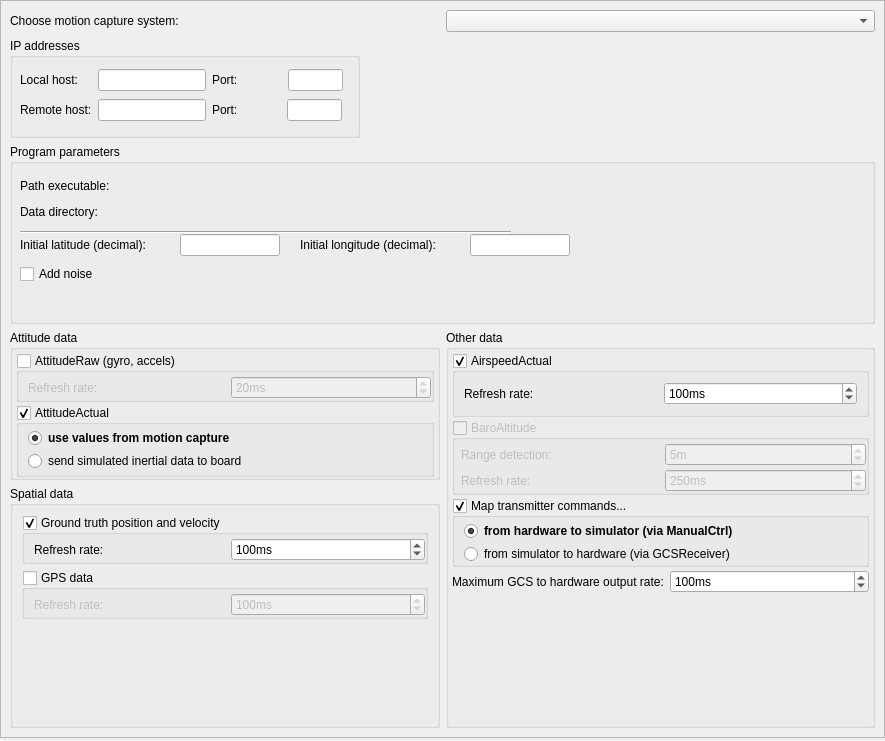
<?xml version="1.0" encoding="UTF-8"?>
<ui version="4.0">
 <class>MoCapOptionsPage</class>
 <widget class="QWidget" name="MoCapOptionsPage">
  <property name="geometry">
   <rect>
    <x>0</x>
    <y>0</y>
    <width>885</width>
    <height>741</height>
   </rect>
  </property>
  <property name="sizePolicy">
   <sizepolicy hsizetype="Preferred" vsizetype="Preferred">
    <horstretch>0</horstretch>
    <verstretch>0</verstretch>
   </sizepolicy>
  </property>
  <property name="minimumSize">
   <size>
    <width>0</width>
    <height>0</height>
   </size>
  </property>
  <property name="windowTitle">
   <string>Form</string>
  </property>
  <layout class="QVBoxLayout" name="verticalLayout">
   <property name="spacing">
    <number>3</number>
   </property>
   <property name="leftMargin">
    <number>0</number>
   </property>
   <property name="topMargin">
    <number>0</number>
   </property>
   <property name="rightMargin">
    <number>0</number>
   </property>
   <property name="bottomMargin">
    <number>3</number>
   </property>
   <item>
    <widget class="QScrollArea" name="scrollArea">
     <property name="widgetResizable">
      <bool>true</bool>
     </property>
     <widget class="QWidget" name="scrollAreaWidgetContents">
      <property name="geometry">
       <rect>
        <x>0</x>
        <y>0</y>
        <width>883</width>
        <height>736</height>
       </rect>
      </property>
      <layout class="QVBoxLayout" name="verticalLayout_10">
       <item>
        <layout class="QHBoxLayout" name="horizontalLayout">
         <item>
          <widget class="QLabel" name="chooseMotionCaptureLabel">
           <property name="text">
            <string>Choose motion capture system:</string>
           </property>
          </widget>
         </item>
         <item>
          <widget class="QComboBox" name="chooseMotionCapture"/>
         </item>
        </layout>
       </item>
       <item>
        <widget class="QGroupBox" name="groupBox_3">
         <property name="sizePolicy">
          <sizepolicy hsizetype="Preferred" vsizetype="Preferred">
           <horstretch>0</horstretch>
           <verstretch>0</verstretch>
          </sizepolicy>
         </property>
         <property name="minimumSize">
          <size>
           <width>0</width>
           <height>100</height>
          </size>
         </property>
         <property name="maximumSize">
          <size>
           <width>350</width>
           <height>16777215</height>
          </size>
         </property>
         <property name="title">
          <string>IP addresses</string>
         </property>
         <widget class="QWidget" name="layoutWidget">
          <property name="geometry">
           <rect>
            <x>10</x>
            <y>30</y>
            <width>323</width>
            <height>24</height>
           </rect>
          </property>
          <layout class="QHBoxLayout" name="horizontalLayout_7">
           <item>
            <widget class="QLabel" name="label_6">
             <property name="text">
              <string>Local host:    </string>
             </property>
            </widget>
           </item>
           <item>
            <widget class="QLineEdit" name="hostAddress">
             <property name="sizePolicy">
              <sizepolicy hsizetype="Fixed" vsizetype="Fixed">
               <horstretch>0</horstretch>
               <verstretch>0</verstretch>
              </sizepolicy>
             </property>
             <property name="maximumSize">
              <size>
               <width>125</width>
               <height>16777215</height>
              </size>
             </property>
             <property name="toolTip">
              <string>For communication with sim computer via network. Should be the IP address of one of the interfaces of the GCS computer.</string>
             </property>
             <property name="text">
              <string/>
             </property>
             <property name="alignment">
              <set>Qt::AlignRight|Qt::AlignTrailing|Qt::AlignVCenter</set>
             </property>
            </widget>
           </item>
           <item>
            <widget class="QLabel" name="label_5">
             <property name="text">
              <string>Port:</string>
             </property>
            </widget>
           </item>
           <item>
            <widget class="QLineEdit" name="inputPort">
             <property name="sizePolicy">
              <sizepolicy hsizetype="Fixed" vsizetype="Fixed">
               <horstretch>0</horstretch>
               <verstretch>0</verstretch>
              </sizepolicy>
             </property>
             <property name="maximumSize">
              <size>
               <width>55</width>
               <height>16777215</height>
              </size>
             </property>
             <property name="toolTip">
              <string>IP port for receiving data from sim</string>
             </property>
             <property name="text">
              <string/>
             </property>
             <property name="alignment">
              <set>Qt::AlignRight|Qt::AlignTrailing|Qt::AlignVCenter</set>
             </property>
            </widget>
           </item>
          </layout>
         </widget>
         <widget class="QWidget" name="layoutWidget1">
          <property name="geometry">
           <rect>
            <x>10</x>
            <y>60</y>
            <width>322</width>
            <height>24</height>
           </rect>
          </property>
          <layout class="QHBoxLayout" name="horizontalLayout_8">
           <item>
            <widget class="QLabel" name="label_9">
             <property name="text">
              <string>Remote host:</string>
             </property>
            </widget>
           </item>
           <item>
            <widget class="QLineEdit" name="remoteAddress">
             <property name="sizePolicy">
              <sizepolicy hsizetype="Fixed" vsizetype="Fixed">
               <horstretch>0</horstretch>
               <verstretch>0</verstretch>
              </sizepolicy>
             </property>
             <property name="maximumSize">
              <size>
               <width>125</width>
               <height>16777215</height>
              </size>
             </property>
             <property name="toolTip">
              <string>Only required if running simulator on remote machine. Should be the IP of the machine on which the simulator is running.</string>
             </property>
             <property name="alignment">
              <set>Qt::AlignRight|Qt::AlignTrailing|Qt::AlignVCenter</set>
             </property>
            </widget>
           </item>
           <item>
            <widget class="QLabel" name="label_4">
             <property name="text">
              <string>Port:</string>
             </property>
            </widget>
           </item>
           <item>
            <widget class="QLineEdit" name="outputPort">
             <property name="sizePolicy">
              <sizepolicy hsizetype="Fixed" vsizetype="Fixed">
               <horstretch>0</horstretch>
               <verstretch>0</verstretch>
              </sizepolicy>
             </property>
             <property name="maximumSize">
              <size>
               <width>55</width>
               <height>16777215</height>
              </size>
             </property>
             <property name="toolTip">
              <string>IP port for sending data to sim</string>
             </property>
             <property name="alignment">
              <set>Qt::AlignRight|Qt::AlignTrailing|Qt::AlignVCenter</set>
             </property>
            </widget>
           </item>
          </layout>
         </widget>
        </widget>
       </item>
       <item>
        <widget class="QGroupBox" name="groupBox_4">
         <property name="minimumSize">
          <size>
           <width>0</width>
           <height>180</height>
          </size>
         </property>
         <property name="title">
          <string>Program parameters</string>
         </property>
         <widget class="Utils::PathChooser" name="dataPath" native="true">
          <property name="geometry">
           <rect>
            <x>120</x>
            <y>60</y>
            <width>401</width>
            <height>16</height>
           </rect>
          </property>
          <property name="sizePolicy">
           <sizepolicy hsizetype="MinimumExpanding" vsizetype="Preferred">
            <horstretch>0</horstretch>
            <verstretch>0</verstretch>
           </sizepolicy>
          </property>
         </widget>
         <widget class="QLabel" name="label_2">
          <property name="geometry">
           <rect>
            <x>10</x>
            <y>60</y>
            <width>94</width>
            <height>16</height>
           </rect>
          </property>
          <property name="sizePolicy">
           <sizepolicy hsizetype="Fixed" vsizetype="Preferred">
            <horstretch>0</horstretch>
            <verstretch>0</verstretch>
           </sizepolicy>
          </property>
          <property name="maximumSize">
           <size>
            <width>110</width>
            <height>16777215</height>
           </size>
          </property>
          <property name="text">
           <string>Data directory:</string>
          </property>
         </widget>
         <widget class="Utils::PathChooser" name="executablePath" native="true">
          <property name="geometry">
           <rect>
            <x>120</x>
            <y>34</y>
            <width>401</width>
            <height>16</height>
           </rect>
          </property>
          <property name="sizePolicy">
           <sizepolicy hsizetype="MinimumExpanding" vsizetype="Preferred">
            <horstretch>0</horstretch>
            <verstretch>0</verstretch>
           </sizepolicy>
          </property>
         </widget>
         <widget class="QLabel" name="label">
          <property name="geometry">
           <rect>
            <x>10</x>
            <y>34</y>
            <width>104</width>
            <height>16</height>
           </rect>
          </property>
          <property name="sizePolicy">
           <sizepolicy hsizetype="Fixed" vsizetype="Preferred">
            <horstretch>0</horstretch>
            <verstretch>0</verstretch>
           </sizepolicy>
          </property>
          <property name="maximumSize">
           <size>
            <width>110</width>
            <height>16777215</height>
           </size>
          </property>
          <property name="text">
           <string>Path executable:</string>
          </property>
         </widget>
         <widget class="QCheckBox" name="noiseCheckBox">
          <property name="geometry">
           <rect>
            <x>10</x>
            <y>120</y>
            <width>89</width>
            <height>20</height>
           </rect>
          </property>
          <property name="toolTip">
           <string>Add noise to sensor simulation</string>
          </property>
          <property name="text">
           <string>Add noise</string>
          </property>
         </widget>
         <widget class="Line" name="line">
          <property name="geometry">
           <rect>
            <x>10</x>
            <y>80</y>
            <width>491</width>
            <height>16</height>
           </rect>
          </property>
          <property name="orientation">
           <enum>Qt::Horizontal</enum>
          </property>
         </widget>
         <widget class="QLabel" name="label_13">
          <property name="geometry">
           <rect>
            <x>10</x>
            <y>90</y>
            <width>161</width>
            <height>22</height>
           </rect>
          </property>
          <property name="text">
           <string>Initial latitude (decimal):</string>
          </property>
         </widget>
         <widget class="QLabel" name="label_14">
          <property name="geometry">
           <rect>
            <x>290</x>
            <y>90</y>
            <width>171</width>
            <height>22</height>
           </rect>
          </property>
          <property name="text">
           <string>Initial longitude (decimal):</string>
          </property>
         </widget>
         <widget class="QLineEdit" name="longitude">
          <property name="geometry">
           <rect>
            <x>460</x>
            <y>90</y>
            <width>100</width>
            <height>22</height>
           </rect>
          </property>
          <property name="sizePolicy">
           <sizepolicy hsizetype="MinimumExpanding" vsizetype="Fixed">
            <horstretch>0</horstretch>
            <verstretch>0</verstretch>
           </sizepolicy>
          </property>
          <property name="maximumSize">
           <size>
            <width>100</width>
            <height>16777215</height>
           </size>
          </property>
          <property name="text">
           <string/>
          </property>
          <property name="alignment">
           <set>Qt::AlignRight|Qt::AlignTrailing|Qt::AlignVCenter</set>
          </property>
         </widget>
         <widget class="QLineEdit" name="latitude">
          <property name="geometry">
           <rect>
            <x>170</x>
            <y>90</y>
            <width>100</width>
            <height>22</height>
           </rect>
          </property>
          <property name="sizePolicy">
           <sizepolicy hsizetype="MinimumExpanding" vsizetype="Fixed">
            <horstretch>0</horstretch>
            <verstretch>0</verstretch>
           </sizepolicy>
          </property>
          <property name="maximumSize">
           <size>
            <width>100</width>
            <height>16777215</height>
           </size>
          </property>
          <property name="text">
           <string/>
          </property>
          <property name="alignment">
           <set>Qt::AlignRight|Qt::AlignTrailing|Qt::AlignVCenter</set>
          </property>
         </widget>
        </widget>
       </item>
       <item>
        <layout class="QHBoxLayout" name="horizontalLayout_3">
         <item>
          <layout class="QVBoxLayout" name="verticalLayout_7">
           <item>
            <widget class="QGroupBox" name="groupBox">
             <property name="maximumSize">
              <size>
               <width>16777215</width>
               <height>150</height>
              </size>
             </property>
             <property name="title">
              <string>Attitude data</string>
             </property>
             <layout class="QVBoxLayout" name="verticalLayout_2">
              <property name="spacing">
               <number>3</number>
              </property>
              <property name="leftMargin">
               <number>3</number>
              </property>
              <property name="topMargin">
               <number>3</number>
              </property>
              <property name="rightMargin">
               <number>3</number>
              </property>
              <property name="bottomMargin">
               <number>0</number>
              </property>
              <item>
               <widget class="QGroupBox" name="attRawCheckbox">
                <property name="enabled">
                 <bool>true</bool>
                </property>
                <property name="title">
                 <string>AttitudeRaw (gyro, accels)</string>
                </property>
                <property name="flat">
                 <bool>true</bool>
                </property>
                <property name="checkable">
                 <bool>true</bool>
                </property>
                <property name="checked">
                 <bool>false</bool>
                </property>
                <layout class="QHBoxLayout" name="horizontalLayout_4">
                 <property name="spacing">
                  <number>3</number>
                 </property>
                 <property name="topMargin">
                  <number>3</number>
                 </property>
                 <property name="rightMargin">
                  <number>0</number>
                 </property>
                 <property name="bottomMargin">
                  <number>0</number>
                 </property>
                 <item>
                  <widget class="QLabel" name="label_8">
                   <property name="text">
                    <string>Refresh rate:</string>
                   </property>
                  </widget>
                 </item>
                 <item>
                  <widget class="QSpinBox" name="attRawRateSpinbox">
                   <property name="enabled">
                    <bool>true</bool>
                   </property>
                   <property name="toolTip">
                    <string>0 - update once, or every N seconds</string>
                   </property>
                   <property name="suffix">
                    <string>ms</string>
                   </property>
                   <property name="minimum">
                    <number>10</number>
                   </property>
                   <property name="maximum">
                    <number>100</number>
                   </property>
                   <property name="value">
                    <number>20</number>
                   </property>
                  </widget>
                 </item>
                </layout>
               </widget>
              </item>
              <item>
               <widget class="QGroupBox" name="attActualCheckbox">
                <property name="enabled">
                 <bool>true</bool>
                </property>
                <property name="title">
                 <string>AttitudeActual</string>
                </property>
                <property name="flat">
                 <bool>true</bool>
                </property>
                <property name="checkable">
                 <bool>true</bool>
                </property>
                <property name="checked">
                 <bool>true</bool>
                </property>
                <layout class="QVBoxLayout" name="verticalLayout_4">
                 <property name="spacing">
                  <number>3</number>
                 </property>
                 <property name="topMargin">
                  <number>3</number>
                 </property>
                 <property name="rightMargin">
                  <number>0</number>
                 </property>
                 <property name="bottomMargin">
                  <number>0</number>
                 </property>
                 <item>
                  <widget class="QRadioButton" name="attActualMocap">
                   <property name="font">
                    <font>
                     <weight>75</weight>
                     <bold>true</bold>
                    </font>
                   </property>
                   <property name="toolTip">
                    <string/>
                   </property>
                   <property name="text">
                    <string>use values from motion capture</string>
                   </property>
                   <property name="checked">
                    <bool>true</bool>
                   </property>
                  </widget>
                 </item>
                 <item>
                  <widget class="QRadioButton" name="attActualHW">
                   <property name="text">
                    <string>send simulated inertial data to board</string>
                   </property>
                  </widget>
                 </item>
                 <item>
                  <spacer name="verticalSpacer_2">
                   <property name="orientation">
                    <enum>Qt::Vertical</enum>
                   </property>
                   <property name="sizeHint" stdset="0">
                    <size>
                     <width>20</width>
                     <height>40</height>
                    </size>
                   </property>
                  </spacer>
                 </item>
                </layout>
               </widget>
              </item>
             </layout>
            </widget>
           </item>
           <item>
            <widget class="QGroupBox" name="groupBox_6">
             <property name="minimumSize">
              <size>
               <width>0</width>
               <height>150</height>
              </size>
             </property>
             <property name="title">
              <string>Spatial data</string>
             </property>
             <layout class="QVBoxLayout" name="verticalLayout_9">
              <item>
               <widget class="QGroupBox" name="groundTruthCheckbox">
                <property name="title">
                 <string>Ground truth position and velocity</string>
                </property>
                <property name="flat">
                 <bool>true</bool>
                </property>
                <property name="checkable">
                 <bool>true</bool>
                </property>
                <property name="checked">
                 <bool>true</bool>
                </property>
                <layout class="QHBoxLayout" name="horizontalLayout_2">
                 <property name="spacing">
                  <number>3</number>
                 </property>
                 <property name="topMargin">
                  <number>3</number>
                 </property>
                 <property name="rightMargin">
                  <number>0</number>
                 </property>
                 <property name="bottomMargin">
                  <number>0</number>
                 </property>
                 <item>
                  <widget class="QLabel" name="label_7">
                   <property name="text">
                    <string>Refresh rate:</string>
                   </property>
                  </widget>
                 </item>
                 <item>
                  <widget class="QSpinBox" name="groundTruthRateSpinbox">
                   <property name="enabled">
                    <bool>true</bool>
                   </property>
                   <property name="toolTip">
                    <string>0 - update once, or every N seconds</string>
                   </property>
                   <property name="suffix">
                    <string>ms</string>
                   </property>
                   <property name="minimum">
                    <number>1</number>
                   </property>
                   <property name="maximum">
                    <number>5000</number>
                   </property>
                   <property name="singleStep">
                    <number>100</number>
                   </property>
                   <property name="value">
                    <number>100</number>
                   </property>
                  </widget>
                 </item>
                </layout>
               </widget>
              </item>
              <item>
               <widget class="QGroupBox" name="gpsPositionCheckbox">
                <property name="title">
                 <string>GPS data</string>
                </property>
                <property name="flat">
                 <bool>true</bool>
                </property>
                <property name="checkable">
                 <bool>true</bool>
                </property>
                <property name="checked">
                 <bool>false</bool>
                </property>
                <layout class="QHBoxLayout" name="horizontalLayout_5">
                 <property name="spacing">
                  <number>3</number>
                 </property>
                 <property name="topMargin">
                  <number>3</number>
                 </property>
                 <property name="rightMargin">
                  <number>0</number>
                 </property>
                 <property name="bottomMargin">
                  <number>0</number>
                 </property>
                 <item>
                  <widget class="QLabel" name="label_10">
                   <property name="enabled">
                    <bool>true</bool>
                   </property>
                   <property name="text">
                    <string>Refresh rate:</string>
                   </property>
                  </widget>
                 </item>
                 <item>
                  <widget class="QSpinBox" name="gpsPosRateSpinbox">
                   <property name="enabled">
                    <bool>true</bool>
                   </property>
                   <property name="toolTip">
                    <string>0 - update once, or every N seconds</string>
                   </property>
                   <property name="suffix">
                    <string>ms</string>
                   </property>
                   <property name="minimum">
                    <number>1</number>
                   </property>
                   <property name="maximum">
                    <number>5000</number>
                   </property>
                   <property name="singleStep">
                    <number>100</number>
                   </property>
                   <property name="value">
                    <number>100</number>
                   </property>
                  </widget>
                 </item>
                </layout>
               </widget>
              </item>
              <item>
               <spacer name="verticalSpacer_3">
                <property name="orientation">
                 <enum>Qt::Vertical</enum>
                </property>
                <property name="sizeHint" stdset="0">
                 <size>
                  <width>20</width>
                  <height>40</height>
                 </size>
                </property>
               </spacer>
              </item>
             </layout>
            </widget>
           </item>
          </layout>
         </item>
         <item>
          <layout class="QVBoxLayout" name="verticalLayout_8">
           <item>
            <widget class="QGroupBox" name="groupBox_2">
             <property name="minimumSize">
              <size>
               <width>0</width>
               <height>275</height>
              </size>
             </property>
             <property name="title">
              <string>Other data</string>
             </property>
             <layout class="QVBoxLayout" name="verticalLayout_3">
              <property name="spacing">
               <number>3</number>
              </property>
              <property name="leftMargin">
               <number>3</number>
              </property>
              <property name="topMargin">
               <number>3</number>
              </property>
              <property name="rightMargin">
               <number>3</number>
              </property>
              <property name="bottomMargin">
               <number>0</number>
              </property>
              <item>
               <widget class="QGroupBox" name="airspeedActualCheckbox">
                <property name="minimumSize">
                 <size>
                  <width>0</width>
                  <height>0</height>
                 </size>
                </property>
                <property name="title">
                 <string>AirspeedActual</string>
                </property>
                <property name="flat">
                 <bool>true</bool>
                </property>
                <property name="checkable">
                 <bool>true</bool>
                </property>
                <layout class="QHBoxLayout" name="horizontalLayout_9">
                 <item>
                  <widget class="QLabel" name="label_15">
                   <property name="text">
                    <string>Refresh rate:</string>
                   </property>
                  </widget>
                 </item>
                 <item>
                  <widget class="QSpinBox" name="airspeedRateSpinbox">
                   <property name="toolTip">
                    <string>0 - update once, or every N seconds</string>
                   </property>
                   <property name="suffix">
                    <string>ms</string>
                   </property>
                   <property name="maximum">
                    <number>5000</number>
                   </property>
                   <property name="value">
                    <number>100</number>
                   </property>
                  </widget>
                 </item>
                </layout>
               </widget>
              </item>
              <item>
               <widget class="QGroupBox" name="baroAltitudeCheckbox">
                <property name="enabled">
                 <bool>false</bool>
                </property>
                <property name="title">
                 <string>BaroAltitude</string>
                </property>
                <property name="flat">
                 <bool>true</bool>
                </property>
                <property name="checkable">
                 <bool>true</bool>
                </property>
                <property name="checked">
                 <bool>false</bool>
                </property>
                <layout class="QVBoxLayout" name="verticalLayout_6">
                 <property name="spacing">
                  <number>3</number>
                 </property>
                 <property name="leftMargin">
                  <number>6</number>
                 </property>
                 <property name="topMargin">
                  <number>3</number>
                 </property>
                 <property name="rightMargin">
                  <number>0</number>
                 </property>
                 <property name="bottomMargin">
                  <number>0</number>
                 </property>
                 <item>
                  <layout class="QGridLayout" name="gridLayout_2">
                   <item row="0" column="0">
                    <widget class="QLabel" name="label_11">
                     <property name="text">
                      <string>Range detection:</string>
                     </property>
                    </widget>
                   </item>
                   <item row="0" column="1">
                    <widget class="QSpinBox" name="sonarMaxAlt">
                     <property name="suffix">
                      <string>m</string>
                     </property>
                     <property name="minimum">
                      <number>1</number>
                     </property>
                     <property name="maximum">
                      <number>10</number>
                     </property>
                     <property name="value">
                      <number>5</number>
                     </property>
                    </widget>
                   </item>
                   <item row="1" column="0">
                    <widget class="QLabel" name="label_12">
                     <property name="text">
                      <string>Refresh rate:</string>
                     </property>
                    </widget>
                   </item>
                   <item row="1" column="1">
                    <widget class="QSpinBox" name="baroAltRateSpinbox">
                     <property name="toolTip">
                      <string>0 - update once, or every N seconds</string>
                     </property>
                     <property name="suffix">
                      <string>ms</string>
                     </property>
                     <property name="minimum">
                      <number>20</number>
                     </property>
                     <property name="maximum">
                      <number>2000</number>
                     </property>
                     <property name="singleStep">
                      <number>10</number>
                     </property>
                     <property name="value">
                      <number>250</number>
                     </property>
                    </widget>
                   </item>
                  </layout>
                 </item>
                </layout>
               </widget>
              </item>
              <item>
               <widget class="QGroupBox" name="inputCommandCheckbox">
                <property name="enabled">
                 <bool>true</bool>
                </property>
                <property name="title">
                 <string>Map transmitter commands...</string>
                </property>
                <property name="flat">
                 <bool>true</bool>
                </property>
                <property name="checkable">
                 <bool>true</bool>
                </property>
                <property name="checked">
                 <bool>true</bool>
                </property>
                <layout class="QVBoxLayout" name="verticalLayout_5">
                 <property name="spacing">
                  <number>3</number>
                 </property>
                 <property name="topMargin">
                  <number>3</number>
                 </property>
                 <property name="rightMargin">
                  <number>0</number>
                 </property>
                 <property name="bottomMargin">
                  <number>0</number>
                 </property>
                 <item>
                  <widget class="QRadioButton" name="manualControlRadioButton">
                   <property name="enabled">
                    <bool>true</bool>
                   </property>
                   <property name="font">
                    <font>
                     <weight>75</weight>
                     <bold>true</bold>
                    </font>
                   </property>
                   <property name="text">
                    <string>from hardware to simulator (via ManualCtrl)</string>
                   </property>
                   <property name="checked">
                    <bool>true</bool>
                   </property>
                  </widget>
                 </item>
                 <item>
                  <widget class="QRadioButton" name="gcsReceiverRadioButton">
                   <property name="text">
                    <string>from simulator to hardware (via GCSReceiver)</string>
                   </property>
                   <property name="checked">
                    <bool>false</bool>
                   </property>
                  </widget>
                 </item>
                </layout>
               </widget>
              </item>
              <item>
               <layout class="QHBoxLayout" name="horizontalLayout_6">
                <property name="spacing">
                 <number>6</number>
                </property>
                <item>
                 <widget class="QLabel" name="label_3">
                  <property name="text">
                   <string>Maximum GCS to hardware output rate:</string>
                  </property>
                 </widget>
                </item>
                <item>
                 <widget class="QSpinBox" name="minOutputPeriodSpinbox">
                  <property name="enabled">
                   <bool>true</bool>
                  </property>
                  <property name="toolTip">
                   <string>Set the maximum rate at which GCS sends simulator data to the hardware</string>
                  </property>
                  <property name="suffix">
                   <string>ms</string>
                  </property>
                  <property name="minimum">
                   <number>10</number>
                  </property>
                  <property name="maximum">
                   <number>500</number>
                  </property>
                  <property name="singleStep">
                   <number>5</number>
                  </property>
                  <property name="value">
                   <number>100</number>
                  </property>
                 </widget>
                </item>
               </layout>
              </item>
              <item>
               <spacer name="verticalSpacer">
                <property name="orientation">
                 <enum>Qt::Vertical</enum>
                </property>
                <property name="sizeHint" stdset="0">
                 <size>
                  <width>20</width>
                  <height>40</height>
                 </size>
                </property>
               </spacer>
              </item>
             </layout>
            </widget>
           </item>
          </layout>
         </item>
        </layout>
       </item>
      </layout>
     </widget>
    </widget>
   </item>
  </layout>
 </widget>
 <customwidgets>
  <customwidget>
   <class>Utils::PathChooser</class>
   <extends>QWidget</extends>
   <header>utils/pathchooser.h</header>
   <container>1</container>
  </customwidget>
 </customwidgets>
 <tabstops>
  <tabstop>chooseMotionCapture</tabstop>
  <tabstop>hostAddress</tabstop>
  <tabstop>inputPort</tabstop>
  <tabstop>remoteAddress</tabstop>
  <tabstop>outputPort</tabstop>
  <tabstop>noiseCheckBox</tabstop>
  <tabstop>latitude</tabstop>
  <tabstop>longitude</tabstop>
  <tabstop>attRawCheckbox</tabstop>
  <tabstop>attRawRateSpinbox</tabstop>
  <tabstop>scrollArea</tabstop>
  <tabstop>attActualCheckbox</tabstop>
  <tabstop>attActualMocap</tabstop>
  <tabstop>attActualHW</tabstop>
  <tabstop>groundTruthCheckbox</tabstop>
  <tabstop>groundTruthRateSpinbox</tabstop>
  <tabstop>gpsPositionCheckbox</tabstop>
  <tabstop>gpsPosRateSpinbox</tabstop>
  <tabstop>airspeedActualCheckbox</tabstop>
  <tabstop>airspeedRateSpinbox</tabstop>
  <tabstop>baroAltitudeCheckbox</tabstop>
  <tabstop>sonarMaxAlt</tabstop>
  <tabstop>baroAltRateSpinbox</tabstop>
  <tabstop>inputCommandCheckbox</tabstop>
  <tabstop>manualControlRadioButton</tabstop>
  <tabstop>gcsReceiverRadioButton</tabstop>
  <tabstop>minOutputPeriodSpinbox</tabstop>
 </tabstops>
 <resources/>
 <connections/>
</ui>
